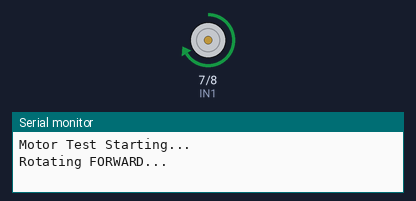
A sketch run on a simulated Arduino Uno, built with avr-gcc and run on an emulated ATmega328P. On the bench: motor-driver pin pairs drawn as motors (green arrow = first pin HIGH = forward, orange = second pin HIGH = backward, longer = more drive, scaled by the enable pin), the last lines printed to the serial monitor.

Above: at 1.0 s.
At 4.0 s:
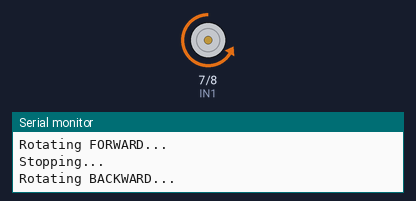
At 6.0 s:
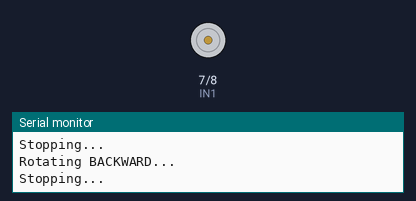
Timing chart, 0 to 9.1 s (numbered marks = the images above):
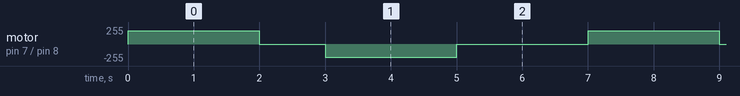

The sketch:

Motor_driver_test.ino
```cpp
// Motor pins
#define IN1 7   // Connect to IN1 on L298N
#define IN2 8   // Connect to IN2 on L298N
#define ENA 9   // Connect to ENA (PWM) on L298N

void setup() {
  // Set motor control pins as output
  pinMode(IN1, OUTPUT);
  pinMode(IN2, OUTPUT);
  pinMode(ENA, OUTPUT);

  Serial.begin(9600);
  Serial.println("Motor Test Starting...");
}

void loop() {
  Serial.println("Rotating FORWARD...");
  digitalWrite(IN1, HIGH);
  digitalWrite(IN2, LOW);
  analogWrite(ENA, 200); // Speed (0-255)
  delay(2000);           // Run for 2 seconds

  Serial.println("Stopping...");
  analogWrite(ENA, 0);   // Stop motor
  delay(1000);

  Serial.println("Rotating BACKWARD...");
  digitalWrite(IN1, LOW);
  digitalWrite(IN2, HIGH);
  analogWrite(ENA, 200); // Speed (0-255)
  delay(2000);           // Run for 2 seconds

  Serial.println("Stopping...");
  analogWrite(ENA, 0);   // Stop motor
  delay(2000);
}
```

Measured:
- by itself, motor on pin 7 (IN1) / pin 8 (IN2): repeats every 7.0 s: stopped 1.0 s, backward 200/255 2.0 s, stopped 2.0 s, forward 200/255 2.0 s
